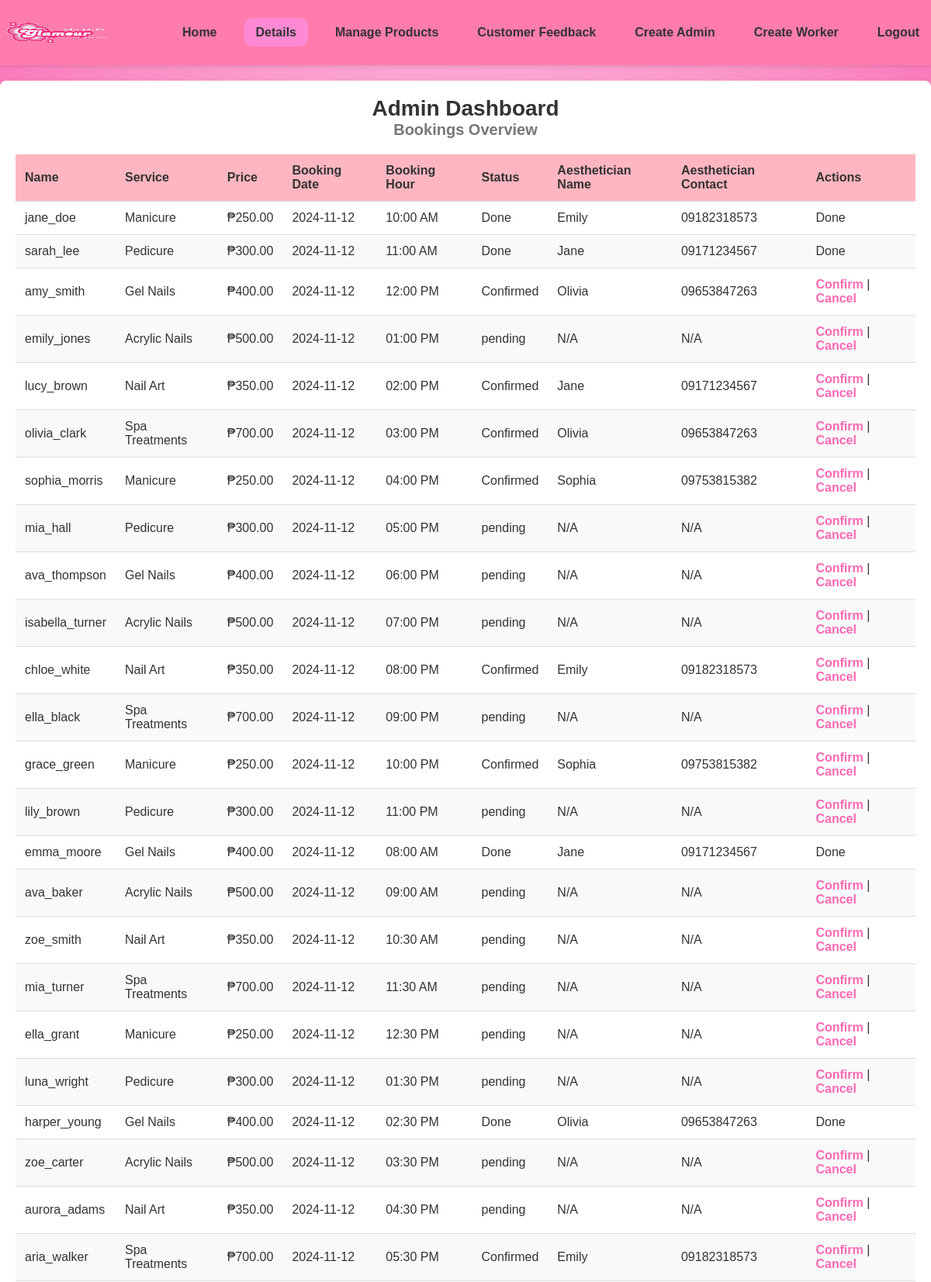
The page /admin/admin_dashboard.php (signed in, upper part) on the database its author committed.
### tables this page shows
CREATE TABLE `bookings` (
  `id` int(11) NOT NULL,
  `username` varchar(255) NOT NULL,
  `service` varchar(255) NOT NULL,
  `booking_date` date NOT NULL,
  `status` varchar(50) DEFAULT 'pending',
  `created_at` timestamp NOT NULL DEFAULT current_timestamp(),
  `amount` decimal(10,2) DEFAULT NULL,
  `worker_id` int(11) DEFAULT NULL,
  `worker_name` varchar(255) DEFAULT NULL,
  `worker_contact` varchar(15) DEFAULT NULL,
  `booking_time` time DEFAULT NULL,
  `booking_hour` time DEFAULT NULL
);

CREATE TABLE `workers` (
  `worker_id` int(11) NOT NULL,
  `worker_name` varchar(255) DEFAULT NULL,
  `last_name` varchar(255) DEFAULT NULL,
  `username` varchar(50) NOT NULL,
  `password` varchar(255) NOT NULL,
  `created_at` timestamp NOT NULL DEFAULT current_timestamp(),
  `worker_contact` varchar(15) DEFAULT NULL
);

### admin/admin_dashboard.php (the view, shortened to what this page needs)
<?php
include 'db_con.php';
?>
<!DOCTYPE html>
<html lang="en">
<head>
    <link rel="stylesheet" href="style.css">
</head>
<body>
    <nav class="admin-nav">
        <div class="logo-container">
            <img src="logo.png" alt="Logo" class="logo">
        </div>
        <ul>
            <li><a href="admin_index.php">Home</a></li>
            <li><a class="active" href="admin_dashboard.php">Details</a></li>
            <li><a href="admin_products.php">Manage Products</a></li>
            <li><a href="admin_feedbacks.php">Customer Feedback</a></li>
            <li><a href="create_admin.php">Create Admin</a></li>
            <li><a href="admin_create_worker.php">Create Worker</a></li>
            <li><a href="admin_logout.php">Logout</a></li>
        </ul>
    </nav>
    <section id="admin-dashboard">
        <div class="dashboard-container">
            <h2>Admin Dashboard</h2>
            <h3>Bookings Overview</h3>
            <table>
                <thead>
                    <tr>
                        <th>Name</th>
                        <th>Service</th>
                        <th>Price</th>
                        <th>Booking Date</th>
                        <th>Booking Hour</th>
                        <th>Status</th>
                        <th>Aesthetician Name</th>
                        <th>Aesthetician Contact</th>
                        <th>Actions</th>
                    </tr>
                </thead>
                <tbody>
                <?php
                $sql = "SELECT b.*, a.worker_name AS worker_name, a.worker_contact AS worker_contact
                        FROM bookings b
                        LEFT JOIN workers a ON b.worker_id = a.worker_id
                        ORDER BY b.booking_date DESC";
                $result = $conn->query($sql);
                while ($row = $result->fetch_assoc()): ?>
                    <tr>
                        <td><?php echo isset($row['username']) ? $row['username'] : 'N/A'; ?></td>
                        <td><?php echo isset($row['service']) ? $row['service'] : 'N/A'; ?></td>
                        <td><?php echo isset($row['amount']) ? '₱' . number_format($row['amount'], 2) : 'N/A'; ?></td>
                        <td><?php echo isset($row['booking_date']) ? $row['booking_date'] : 'N/A'; ?></td>
                        <td><?php echo isset($row['booking_time']) ? date('h:i A', strtotime($row['booking_time'])) : 'N/A'; ?></td>
                        <td><?php echo isset($row['status']) ? $row['status'] : 'N/A'; ?></td>
                        <td><?php echo isset($row['worker_name']) ? $row['worker_name'] : 'N/A'; ?></td>
                        <td><?php echo isset($row['worker_contact']) ? $row['worker_contact'] : 'N/A'; ?></td>
                        <td>
                            <?php if (strtolower($row['status']) !== 'done'):  ?>
                                <a href="confirm_booking.php?id=<?php echo $row['id']; ?>">Confirm</a> |
                                <a href="cancel_booking.php?id=<?php echo $row['id']; ?>">Cancel</a>
                            <?php else: ?>
                                <span>Done</span>
                            <?php endif; ?>
                        </td>
                    </tr>
                <?php endwhile; ?>
                </tbody>
            </table>
        </div>
    </section>
</body>
</html>

### admin/style.css (style rules this page uses)
* { margin: 0; padding: 0; box-sizing: border-box; }
body { background: radial-gradient( #ffffff, #f977b8); font-family: Arial, sans-serif; color: #333; }
.admin-nav { display: flex; align-items: center; justify-content: space-between; position: sticky; top: 0; left: 0; width: 100%; background-color: #ff7cac; box-shadow: 0 2px 5px rgba(0, 0, 0, 0.1); z-index: 1000; padding: 10px 0px; }
.logo-container { margin-right: 10px; margin: -10px; }
.logo { height: 80px; width: 170px; }
.admin-nav ul { display: flex; list-style: none; margin: 0; padding: 0; }
.admin-nav li { margin-left: 20px; }
.admin-nav a { color: #333; text-decoration: none; font-weight: bold; padding: 10px 15px; }
.dashboard-container { max-width: 1200px; margin: 20px auto; padding: 20px; background-color: #fff; border-radius: 8px; box-shadow: 0 4px 8px rgba(0, 0, 0, 0.1); }
.dashboard-container h2 { text-align: center; font-size: 28px; color: #333; margin-top: 0; }
.dashboard-container h3 { text-align: center; font-size: 20px; color: #777; margin-bottom: 20px; }
table { width: 100%; border-collapse: collapse; margin-top: 20px; }
th, td { padding: 12px; text-align: left; border-bottom: 1px solid #ddd; }
th { background-color: #ffb6c1; color: #333; }
tr:nth-child(even) { background-color: #f9f9f9; }
td a { color: #ff69b4; text-decoration: none; font-weight: bold; }
.active { background-color: hsl(322, 100%, 77%); transform: scale(0.98); border-radius: 10px; }

### rows shown on the page
bookings: username "jane_doe", service "Manicure", amount "250.00", booking_date "2024-11-12", booking_time "10:00 AM", status "Done", worker.worker_name "Emily", worker.worker_contact "09182318573"
bookings: username "sarah_lee", service "Pedicure", amount "300.00", booking_date "2024-11-12", booking_time "11:00 AM", status "Done", worker.worker_name "Jane", worker.worker_contact "09171234567"
bookings: username "amy_smith", service "Gel Nails", amount "400.00", booking_date "2024-11-12", booking_time "12:00 PM", status "Confirmed", worker.worker_name "Olivia", worker.worker_contact "09653847263"
bookings: username "emily_jones", service "Acrylic Nails", amount "500.00", booking_date "2024-11-12", booking_time "01:00 PM", status "pending", shows "N/A"
bookings: username "lucy_brown", service "Nail Art", amount "350.00", booking_date "2024-11-12", booking_time "02:00 PM", status "Confirmed", worker.worker_name "Jane", worker.worker_contact "09171234567"
bookings: username "olivia_clark", service "Spa Treatments", amount "700.00", booking_date "2024-11-12", booking_time "03:00 PM", status "Confirmed", worker.worker_name "Olivia", worker.worker_contact "09653847263"
bookings: username "sophia_morris", service "Manicure", amount "250.00", booking_date "2024-11-12", booking_time "04:00 PM", status "Confirmed", worker.worker_name "Sophia", worker.worker_contact "09753815382"
bookings: username "mia_hall", service "Pedicure", amount "300.00", booking_date "2024-11-12", booking_time "05:00 PM", status "pending", shows "N/A"
bookings: username "ava_thompson", service "Gel Nails", amount "400.00", booking_date "2024-11-12", booking_time "06:00 PM", status "pending", shows "N/A"
bookings: username "isabella_turner", service "Acrylic Nails", amount "500.00", booking_date "2024-11-12", booking_time "07:00 PM", status "pending", shows "N/A"
bookings: username "chloe_white", service "Nail Art", amount "350.00", booking_date "2024-11-12", booking_time "08:00 PM", status "Confirmed", worker.worker_name "Emily", worker.worker_contact "09182318573"
bookings: username "ella_black", service "Spa Treatments", amount "700.00", booking_date "2024-11-12", booking_time "09:00 PM", status "pending", shows "N/A"
bookings: username "grace_green", service "Manicure", amount "250.00", booking_date "2024-11-12", booking_time "10:00 PM", status "Confirmed", worker.worker_name "Sophia", worker.worker_contact "09753815382"
bookings: username "lily_brown", service "Pedicure", amount "300.00", booking_date "2024-11-12", booking_time "11:00 PM", status "pending", shows "N/A"
bookings: username "emma_moore", service "Gel Nails", amount "400.00", booking_date "2024-11-12", booking_time "08:00 AM", status "Done", worker.worker_name "Jane", worker.worker_contact "09171234567"
bookings: username "ava_baker", service "Acrylic Nails", amount "500.00", booking_date "2024-11-12", booking_time "09:00 AM", status "pending", shows "N/A"
bookings: username "zoe_smith", service "Nail Art", amount "350.00", booking_date "2024-11-12", booking_time "10:30 AM", status "pending", shows "N/A"
bookings: username "mia_turner", service "Spa Treatments", amount "700.00", booking_date "2024-11-12", booking_time "11:30 AM", status "pending", shows "N/A"
bookings: username "ella_grant", service "Manicure", amount "250.00", booking_date "2024-11-12", booking_time "12:30 PM", status "pending", shows "N/A"
bookings: username "luna_wright", service "Pedicure", amount "300.00", booking_date "2024-11-12", booking_time "01:30 PM", status "pending", shows "N/A"
bookings: username "harper_young", service "Gel Nails", amount "400.00", booking_date "2024-11-12", booking_time "02:30 PM", status "Done", worker.worker_name "Olivia", worker.worker_contact "09653847263"
bookings: username "zoe_carter", service "Acrylic Nails", amount "500.00", booking_date "2024-11-12", booking_time "03:30 PM", status "pending", shows "N/A"
bookings: username "aurora_adams", service "Nail Art", amount "350.00", booking_date "2024-11-12", booking_time "04:30 PM", status "pending", shows "N/A"
bookings: username "aria_walker", service "Spa Treatments", amount "700.00", booking_date "2024-11-12", booking_time "05:30 PM", status "Confirmed", worker.worker_name "Emily", worker.worker_contact "09182318573"
